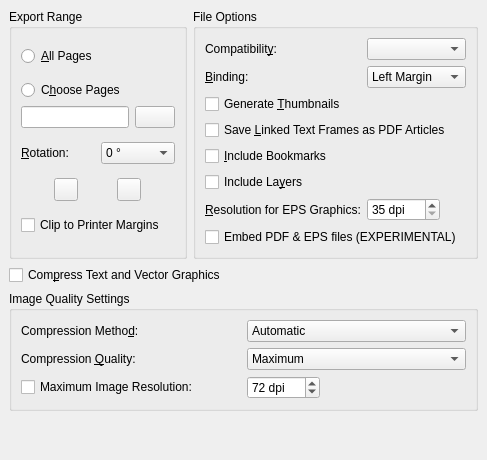
  <widget class="QWidget" name="tabGeneral">
   <attribute name="title">
    <string>&amp;General</string>
   </attribute>
   <layout class="QVBoxLayout" name="verticalLayout">
    <property name="leftMargin">
     <number>9</number>
    </property>
    <property name="topMargin">
     <number>9</number>
    </property>
    <property name="rightMargin">
     <number>9</number>
    </property>
    <property name="bottomMargin">
     <number>9</number>
    </property>
    <item>
     <layout class="QHBoxLayout" name="horizontalLayout">
      <item>
       <widget class="QGroupBox" name="RangeGroup">
        <property name="title">
         <string>Export Range</string>
        </property>
        <layout class="QVBoxLayout" name="rangeGroupLayout">
         <item>
          <widget class="QRadioButton" name="AllPages">
           <property name="text">
            <string>&amp;All Pages</string>
           </property>
          </widget>
         </item>
         <item>
          <layout class="QGridLayout" name="gridLayout">
           <item row="1" column="0">
            <layout class="QHBoxLayout" name="horizontalLayout_2">
             <item>
              <widget class="QLineEdit" name="PageNr"/>
             </item>
             <item>
              <widget class="QPushButton" name="pageNrButton"/>
             </item>
            </layout>
           </item>
           <item row="0" column="0">
            <widget class="QRadioButton" name="OnlySome">
             <property name="text">
              <string>C&amp;hoose Pages</string>
             </property>
            </widget>
           </item>
          </layout>
         </item>
         <item>
          <layout class="QHBoxLayout" name="horizontalLayout_3">
           <item>
            <widget class="QLabel" name="rotationLabel">
             <property name="text">
              <string>&amp;Rotation:</string>
             </property>
             <property name="buddy">
              <cstring>RotateDeg</cstring>
             </property>
            </widget>
           </item>
           <item>
            <widget class="QComboBox" name="RotateDeg">
             <property name="editable">
              <bool>false</bool>
             </property>
             <item>
              <property name="text">
               <string>0 °</string>
              </property>
             </item>
             <item>
              <property name="text">
               <string>90 °</string>
              </property>
             </item>
             <item>
              <property name="text">
               <string>180 °</string>
              </property>
             </item>
             <item>
              <property name="text">
               <string>270 °</string>
              </property>
             </item>
            </widget>
           </item>
          </layout>
         </item>
         <item>
          <layout class="QHBoxLayout" name="horizontalLayout_4">
           <item>
            <widget class="QToolButton" name="MirrorH">
             <property name="text">
              <string/>
             </property>
             <property name="checkable">
              <bool>true</bool>
             </property>
            </widget>
           </item>
           <item>
            <widget class="QToolButton" name="MirrorV">
             <property name="text">
              <string/>
             </property>
             <property name="checkable">
              <bool>true</bool>
             </property>
            </widget>
           </item>
          </layout>
         </item>
         <item>
          <widget class="QCheckBox" name="ClipMarg">
           <property name="text">
            <string>Clip to Printer Margins</string>
           </property>
          </widget>
         </item>
        </layout>
       </widget>
      </item>
      <item>
       <widget class="QGroupBox" name="groupBox_2">
        <property name="title">
         <string>File Options</string>
        </property>
        <property name="alignment">
         <set>Qt::AlignmentFlag::AlignLeading|Qt::AlignmentFlag::AlignLeft|Qt::AlignmentFlag::AlignTop</set>
        </property>
        <layout class="QGridLayout" name="fileOptionsLayout">
         <item row="0" column="0">
          <widget class="QLabel" name="label">
           <property name="text">
            <string>Compatibilit&amp;y:</string>
           </property>
           <property name="alignment">
            <set>Qt::AlignmentFlag::AlignLeading|Qt::AlignmentFlag::AlignLeft|Qt::AlignmentFlag::AlignVCenter</set>
           </property>
           <property name="buddy">
            <cstring>PDFVersionCombo</cstring>
           </property>
          </widget>
         </item>
         <item row="0" column="1" colspan="2">
          <widget class="PdfVersionCombo" name="PDFVersionCombo">
           <property name="editable">
            <bool>false</bool>
           </property>
          </widget>
         </item>
         <item row="1" column="0">
          <widget class="QLabel" name="label_2">
           <property name="text">
            <string>&amp;Binding:</string>
           </property>
           <property name="alignment">
            <set>Qt::AlignmentFlag::AlignLeading|Qt::AlignmentFlag::AlignLeft|Qt::AlignmentFlag::AlignVCenter</set>
           </property>
           <property name="buddy">
            <cstring>ComboBind</cstring>
           </property>
          </widget>
         </item>
         <item row="1" column="1" colspan="2">
          <widget class="QComboBox" name="ComboBind">
           <property name="editable">
            <bool>false</bool>
           </property>
           <item>
            <property name="text">
             <string>Left Margin</string>
            </property>
           </item>
           <item>
            <property name="text">
             <string>Right Margin</string>
            </property>
           </item>
          </widget>
         </item>
         <item row="2" column="0" colspan="3">
          <widget class="QCheckBox" name="CheckBox1">
           <property name="text">
            <string>Generate &amp;Thumbnails</string>
           </property>
          </widget>
         </item>
         <item row="6" column="1" alignment="Qt::AlignmentFlag::AlignLeft">
          <widget class="QSpinBox" name="Resolution">
           <property name="suffix">
            <string> dpi</string>
           </property>
           <property name="minimum">
            <number>35</number>
           </property>
           <property name="maximum">
            <number>4000</number>
           </property>
          </widget>
         </item>
         <item row="4" column="0" colspan="3">
          <widget class="QCheckBox" name="CheckBM">
           <property name="text">
            <string>&amp;Include Bookmarks</string>
           </property>
          </widget>
         </item>
         <item row="3" column="0" colspan="3">
          <widget class="QCheckBox" name="Article">
           <property name="text">
            <string>Save &amp;Linked Text Frames as PDF Articles</string>
           </property>
          </widget>
         </item>
         <item row="5" column="0" colspan="3">
          <widget class="QCheckBox" name="useLayers">
           <property name="text">
            <string>Include La&amp;yers</string>
           </property>
          </widget>
         </item>
         <item row="6" column="0">
          <widget class="QLabel" name="label_3">
           <property name="text">
            <string>&amp;Resolution for EPS Graphics:</string>
           </property>
           <property name="alignment">
            <set>Qt::AlignmentFlag::AlignLeading|Qt::AlignmentFlag::AlignLeft|Qt::AlignmentFlag::AlignVCenter</set>
           </property>
           <property name="buddy">
            <cstring>Resolution</cstring>
           </property>
          </widget>
         </item>
         <item row="7" column="0" colspan="3">
          <widget class="QCheckBox" name="EmbedPDF">
           <property name="text">
            <string>Embed PDF &amp;&amp; EPS files (EXPERIMENTAL)</string>
           </property>
          </widget>
         </item>
        </layout>
       </widget>
      </item>
     </layout>
    </item>
    <item>
     <widget class="QCheckBox" name="Compression">
      <property name="text">
       <string>Com&amp;press Text and Vector Graphics</string>
      </property>
     </widget>
    </item>
    <item>
     <widget class="QGroupBox" name="groupBox">
      <property name="title">
       <string>Image Quality Settings</string>
      </property>
      <layout class="QGridLayout" name="imageQualityLayout">
       <item row="0" column="0">
        <widget class="QLabel" name="label_4">
         <property name="text">
          <string>Compression Metho&amp;d:</string>
         </property>
         <property name="buddy">
          <cstring>CMethod</cstring>
         </property>
        </widget>
       </item>
       <item row="0" column="1">
        <widget class="QComboBox" name="CMethod">
         <property name="editable">
          <bool>false</bool>
         </property>
         <item>
          <property name="text">
           <string>Automatic</string>
          </property>
         </item>
         <item>
          <property name="text">
           <string>Lossy - JPEG</string>
          </property>
         </item>
         <item>
          <property name="text">
           <string>Lossless - Zip</string>
          </property>
         </item>
         <item>
          <property name="text">
           <string>None</string>
          </property>
         </item>
        </widget>
       </item>
       <item row="1" column="0">
        <widget class="QLabel" name="label_5">
         <property name="text">
          <string>Compression &amp;Quality:</string>
         </property>
         <property name="buddy">
          <cstring>CQuality</cstring>
         </property>
        </widget>
       </item>
       <item row="1" column="1">
        <widget class="QComboBox" name="CQuality">
         <property name="editable">
          <bool>false</bool>
         </property>
         <item>
          <property name="text">
           <string>Maximum</string>
          </property>
         </item>
         <item>
          <property name="text">
           <string>High</string>
          </property>
         </item>
         <item>
          <property name="text">
           <string>Medium</string>
          </property>
         </item>
         <item>
          <property name="text">
           <string>Low</string>
          </property>
         </item>
         <item>
          <property name="text">
           <string>Minimum</string>
          </property>
         </item>
        </widget>
       </item>
       <item row="2" column="1" alignment="Qt::AlignmentFlag::AlignLeft">
        <widget class="QSpinBox" name="ValC">
         <property name="suffix">
          <string> dpi</string>
         </property>
         <property name="minimum">
          <number>35</number>
         </property>
         <property name="maximum">
          <number>4000</number>
         </property>
         <property name="value">
          <number>72</number>
         </property>
        </widget>
       </item>
       <item row="2" column="0">
        <widget class="QCheckBox" name="DSColor">
         <property name="text">
          <string>Maximum Image Resolution:</string>
         </property>
        </widget>
       </item>
      </layout>
     </widget>
    </item>
    <item>
     <spacer name="verticalSpacer_6">
      <property name="orientation">
       <enum>Qt::Orientation::Vertical</enum>
      </property>
      <property name="sizeHint" stdset="0">
       <size>
        <width>20</width>
        <height>40</height>
       </size>
      </property>
     </spacer>
    </item>
   </layout>
  </widget>
